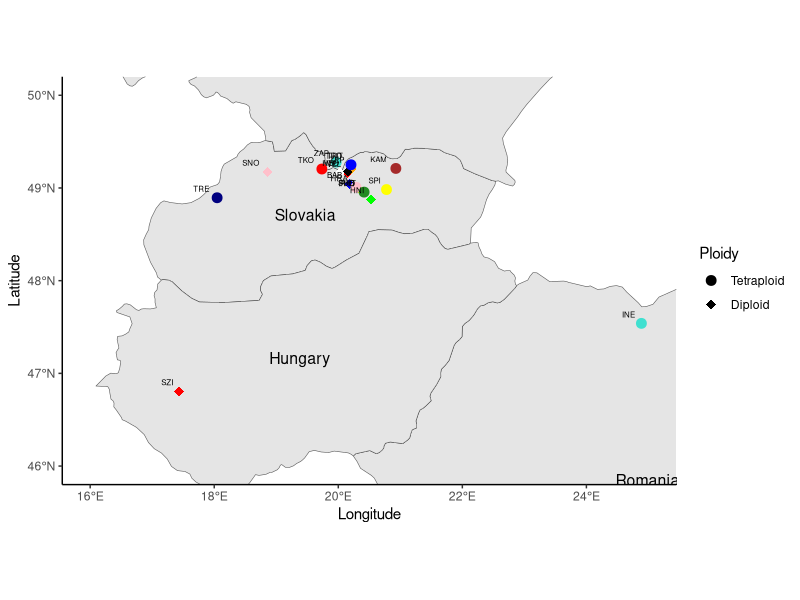

Generate this figure with R:
## Script to create a pdf showing plot location coordinates onto a map. Created with the help of Stack overflow by V.Millar.

install.packages("ggplot2")
install.packages("maps")
install.packages("rnaturalearth")
install.packages("rnaturalearthdata")
install.packages("sf")

library(ggplot2)
library(maps)
library(rnaturalearth)
library(rnaturalearthdata)
library(sf)

world <- ne_countries(scale = "medium", returnclass = "sf")

# Filter for the countries of interest
countries <- world[world$sovereignt %in% c("Romania", "Poland", "Slovakia", "Hungary"), ]

# Calculate centroids for the country labels
countries_centroids <- st_centroid(countries)
countries_centroids <- st_coordinates(countries_centroids)
countries$centroid_lon <- countries_centroids[,1]
countries$centroid_lat <- countries_centroids[,2]


wgd_loc <- data.frame(
  ID = c("PHD",	"BAB",	"HNI",	"SNO",	"SZI",	"SUB"	,"TRD",	"VEL",	"ZEP","HLI",	"VSD",	"INE",	"HRA",	"KAM",	"PHT",	"SPI",	"TKO",	"TRE"	,"TRT",	"ZAP"),
  Latitude = c(48.95523	,49.043514,	48.8775,	49.17408333	,46.80667,	48.96030556	,49.250216	,49.162,	49.20652778	,49.17	,49.176168	,47.53931,	49.00716,	49.210747,	48.95523,	48.98296667	,49.204509,	48.894439	,49.250216	,49.278343),
  Longitude = c(20.4161,	20.180772	,20.5275	,18.8617	,17.43444,	20.38327778	,20.205255,	20.15419444,	20.21505556,	20.03	,20.149984	,24.88677,	20.286407,	20.928184	,20.4161,	20.77745,	19.735202,	18.04673,	20.205255,	19.96706),
  Color = c("orange", "blue", "green", "pink", "red", "yellow", "purple","red", "orange","white", "black", "turquoise","pink","brown","forestgreen","yellow", "red","navy", "blue","turquoise"),  # Add a color column
  Shape = c(19, 19, 19, 19, 19, 19, 19, 19, 19, 19, 19, 18, 18, 18, 18, 18, 18, 18, 18, 18)
)


# Define the range of the axes to zoom into the area of interest
xlim_range <- c(16, 25)  # Longitude range
ylim_range <- c(46, 50)  # Latitude range



pdf(file="Map_WGD_zoom.pdf", 
    width = 7, height = 7, useDingbats = FALSE) 
# Plot the map
ggplot(data = countries) +
  geom_sf() +
  geom_point(data = wgd_loc, aes(x = Longitude, y = Latitude, color = Color, shape = factor(Shape)), size = 3 ) +
  geom_text(data = wgd_loc, aes(x = Longitude, y = Latitude, label = ID), vjust = -1, hjust = 1.5, color = "black", size = 2) +
  geom_text(data = countries, aes(x = centroid_lon, y = centroid_lat, label = sovereignt), color = "black", size = 4) +
  theme_classic() +
  scale_color_identity() + # This ensures the colors are taken directly from the data
  scale_shape_manual(name = "Ploidy", values = c(19, 18),labels =c("Tetraploid", "Diploid")) +
                       coord_sf(xlim = xlim_range, ylim = ylim_range)

dev.off()
